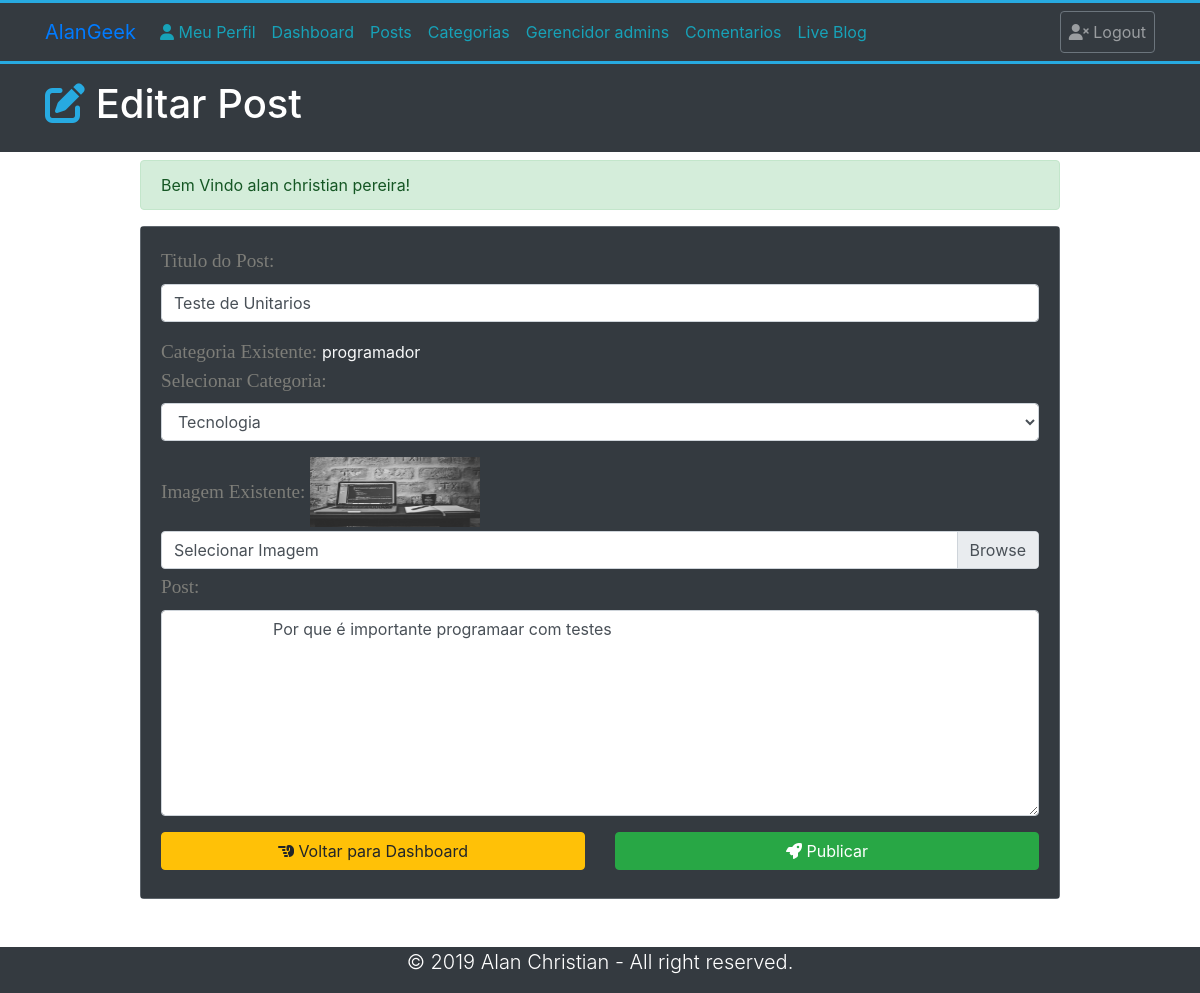
The app's page /EditPost.php?id=18 (signed in) with its own data.
### tables this page shows
CREATE TABLE `posts` (
  `id` int(10) NOT NULL,
  `datetime` varchar(50) NOT NULL,
  `title` varchar(300) NOT NULL,
  `category` varchar(50) NOT NULL,
  `author` varchar(50) NOT NULL,
  `image` varchar(50) NOT NULL,
  `post` varchar(10000) NOT NULL
);

### EditPost.php (the view, shortened to what this page needs)
<?php require_once "Includes/Sessions.php";?>
<?php
$SarchQueryParameter = $_GET['id'];
?>
<!doctype html>
<html lang="pt-br">
  <head>
    <link rel="stylesheet" href="https://stackpath.bootstrapcdn.com/bootstrap/4.3.1/css/bootstrap.min.css">
    <link rel="stylesheet" href="css/adminstyles.css">
  </head>
  <body>
    <nav class="navbar navbar-expand-lg navbar-dark bg-dark">
      <div class="container">
        <a href="#" class="navbar-brand text-primary"> AlanGeek</a>
        <div class="collapse navbar-collapse" id="navbarcollapseCMS">
        <ul class="navbar-nav mr-auto">
          <li class="nav-item">
            <a href="MyProfile.php" class="nav-link text-info"> <i class="fas fa-user"></i> Meu Perfil</a>
          </li>
          <li class="nav-item">
            <a href="Dashboard.php" class="nav-link text-info">Dashboard</a>
          </li>
          <li class="nav-item">
            <a href="Posts.php" class="nav-link text-info text-info">Posts</a>
          </li>
          <li class="nav-item">
            <a href="Categories.php" class="nav-link text-info">Categorias</a>
          </li>
          <li class="nav-item">
            <a href="Admins.php" class="nav-link text-info">Gerencidor admins</a>
          </li>
          <li class="nav-item">
            <a href="Comments.php" class="nav-link text-info">Comentarios</a>
          </li>
          <li class="nav-item">
            <a href="Blog.php?page=1" class="nav-link text-info">Live Blog</a>
          </li>
        </ul>
        <ul class="navbar-nav ml-auto">
          <li class="nav-item"><a href="Logout.php" class="nav-link btn btn-outline-secondary"> <i class="fas fa-user-times"></i> Logout</a></li>
        </ul>
        </div>
      </div>
    </nav>
    <div style="height: 3px; background: #27aae1;"></div>
    <header class="bg-dark text-white py-3">
      <div class="container">
        <div class="row">
          <div class="col-md-12">
          <h1><i class="fas fa-edit" style="color: #27aae1;"></i> Editar Post</h1>
        </div>
        </div>
      </div>
    </header>
    <section class="container py-2 mb-4">
      <div class="row">
        <div class="offset-lg-1 col-lg-10" style="min-height:457px;">
          <?php
          echo SuccessMessage();
          global $ConnectingDB;
          $sql = "SELECT * FROM posts WHERE id='$SarchQueryParameter'";
          $stmt = $ConnectingDB->query($sql);
          while ($DataRows = $stmt->fetch()) {
          	$TitleToBeUpdated = $DataRows['title'];
          	$CategoryToBeUpdated = $DataRows['category'];
          	$ImageToBeUpdated = $DataRows['image'];
          	$PostToBeUpdated = $DataRows['post'];
          }
          ?>
          <form class="" action="EditPost.php?id=<?php echo $SarchQueryParameter; ?>" method="POST" enctype="multipart/form-data">
            <div class="card bg-secondary text-light mb-3">
              <div class="card-body bg-dark">
                <div class="form-group">
                  <label for="title"> <span class="FieldInfo"> Titulo do Post: </span></label>
                  <input class="form-control" type="text" name="PostTitle" id="title" placeholder="Digite o título aqui: " value="<?php echo $TitleToBeUpdated; ?>">
                </div>
                <div class="form-group">
                  <span class="FieldInfo">Categoria Existente: </span>
                  <?php echo $CategoryToBeUpdated; ?>
                  <br>
                  <label for="CategoryTitle"> <span class="FieldInfo"> Selecionar Categoria: </span></label>
                  <select class="form-control" id="CategoryTitle" name="Category">
                  <?php
                  global $ConnectingDB;
                  $sql = "SELECT id, title  FROM category";
                  $stmt = $ConnectingDB->query($sql);
                  while ($DateRows = $stmt->fetch()) {
                  	$categoryName = $DateRows["title"];
                  	?>
                     <option> <?php echo $categoryName; ?></option>
                  <?php }?>
                  </select>
                </div>
                <div class="form-group mb-1">
                  <span class="FieldInfo">Imagem Existente: </span>
                  <img class="mb-1" src="uploads/<?php echo $ImageToBeUpdated; ?>" width=170px; height="70px;">
                    <div class="custom-file">
                      <label for="imageSelect" class="custom-file-label">Selecionar Imagem</label>
                    </div>
                  </div>
                  <div class="form-group">
                    <label for="Post"> <span class="FieldInfo"> Post: </span></label>
                    <textarea class="form-control" id="Post" name="PostDescription" rows="8" cols="80">
                      <?php echo $PostToBeUpdated; ?>
                    </textarea>
                  </div>
                  <div class="row">
                    <div class="col-lg-6 mb-2">
                      <a href="Dashboard.php" class="btn btn-warning btn-block"><i class="fas fa-hand-point-left"></i> Voltar para Dashboard</a>
                    </div>
                  <div class="col-lg-6 mb-2">
                    <button type="submit" name="Submit" class="btn btn-success btn-block">
                      <i class="fas fa-rocket"></i> Publicar
                    </button>
                  </div>
                </div>
              </div>
            </div>
          </form>
        </div>
      </div>
    </section>
    <footer class="bg-dark text-white">
      <div class="container">
        <div class="row">
          <div class="col">
          <p class="lead text-center">&copy; <span id="year"></span> Alan Christian - All right reserved.</p>
        </div>
        </div>
      </div>
    </footer>
  </body>
</html>

### css/adminstyles.css (style rules this page uses)
.FieldInfo { color: hsl(60, 2%, 48%); font-family: bitter,Georgia,"Times New Roman", Times,serif; font-size: 1.2rem; }

### records on screen
posts: PostTitle "Teste de Unitarios", category "programador", image (picture), PostDescription "Por que é importante programaar com testes"

### other values on screen
SuccessMessage() "Bem Vindo alan christian pereira!"
form field Category "Tecnologia"
